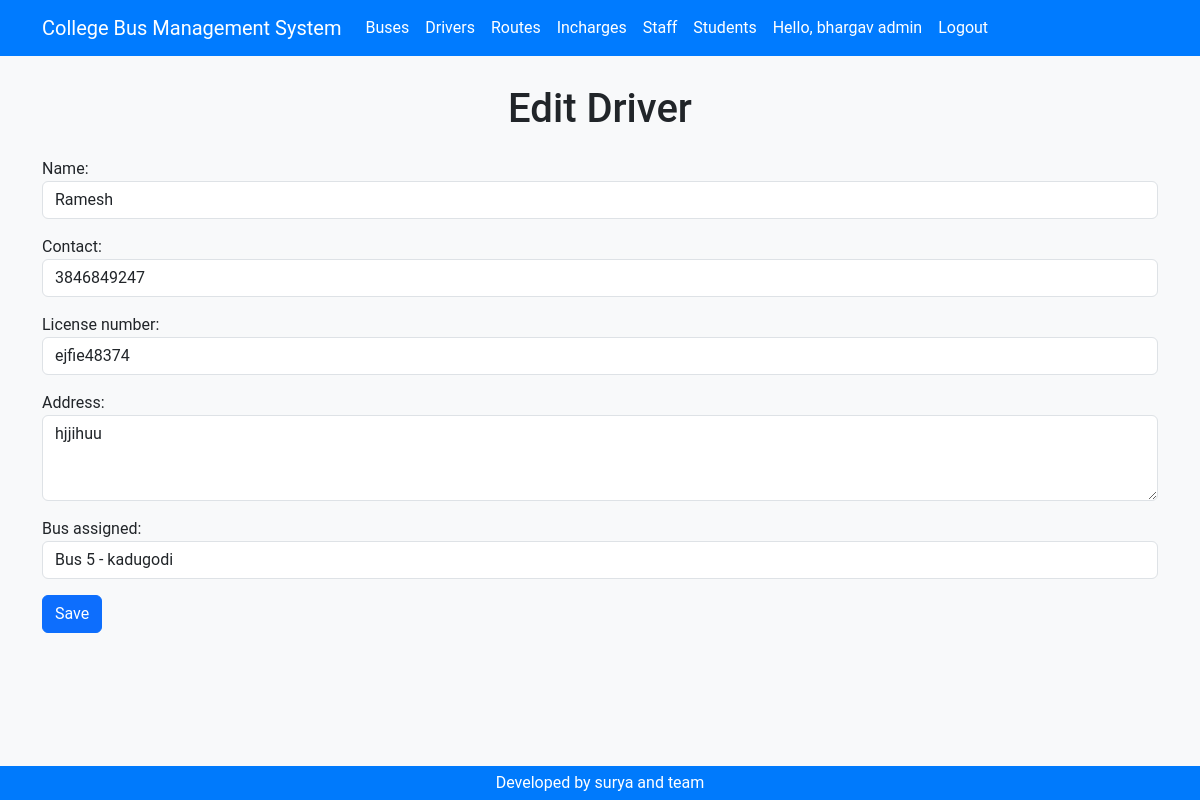
Page /drivers/4/edit/ (signed in) on the committed database.
### accounts/models.py (models this page shows, shortened)
class Profile(models.Model):
    USER_TYPES = (
        ('student', 'Student'),
        ('incharge', 'Incharge'),
        ('driver', 'Driver'),
        ('admin', 'Admin'),
    )
    user = models.OneToOneField(User, on_delete=models.CASCADE)
    user_type = models.CharField(max_length=10, choices=USER_TYPES)

### drivers/models.py (models this page shows, shortened)
class Driver(models.Model):
    name = models.CharField(max_length=100)
    contact = models.CharField(max_length=15)
    license_number = models.CharField(max_length=20, unique=True)
    address = models.TextField()
    bus_assigned = models.OneToOneField('buses.Buses', on_delete=models.SET_NULL, null=True, blank=True, related_name='driver')

### drivers/views.py (the view)
# urls.py: path('<int:pk>/edit/', views.driver_update, name='driver_update'),
@login_required
def driver_update(request, pk):
    if not request.user.profile.user_type in ['admin']:
        messages.error(request, 'You do not have admin permission to access this page.')
        return redirect('/drivers')  # Redirect to a relevant page
    driver = get_object_or_404(Driver, pk=pk)
    if request.method == 'POST':
        form = DriverForm(request.POST, instance=driver)
        if form.is_valid():
            form.save()
            return redirect('driver_detail', pk=pk)
    else:
        form = DriverForm(instance=driver)
    return render(request, 'drivers/driver_form.html', {'form': form})

### drivers/forms.py
class DriverForm(forms.ModelForm):
    class Meta:
        model = Driver
        fields = ['name', 'contact', 'license_number', 'address', 'bus_assigned']
        widgets = {
            'name': forms.TextInput(attrs={'class': 'form-control', 'placeholder': 'Enter driver name'}),
            'contact': forms.TextInput(attrs={'class': 'form-control', 'placeholder': 'Enter contact number'}),
            'license_number': forms.TextInput(attrs={'class': 'form-control', 'placeholder': 'Enter license number'}),
            'address': forms.Textarea(attrs={'class': 'form-control', 'placeholder': 'Enter address', 'rows': 3}),
            'bus_assigned': forms.Select(attrs={'class': 'form-control'}),
        }

### accounts/context_processors.py (called while the page is built)
def user_type(request):
    if request.user.is_authenticated:
        try:
            profile = Profile.objects.get(user=request.user)
            return {'user_type': profile.user_type}
        except Profile.DoesNotExist:
            return {'user_type': None}
    return {'user_type': None}

### buses/models.py (called while the page is built)
    def __str__(self):
        return f"Bus {self.bus_no} - {self.bus_route}"

### templates/drivers/driver_form.html (shortened to what this page needs)
{% load static %}
<!DOCTYPE html>
<html lang="en">
  <head>
    <link href="{% static 'css/bootstrap.min.css' %}" rel="stylesheet" />
    <link href="{% static 'css/styles.css' %}" rel="stylesheet" />
  </head>
  <body>
    {% include 'header.html' %}
    <div class="container mb-5">
      <h1 class="text-center mb-4">{{ form.instance.pk|yesno:'Edit Driver,Add New Driver' }}</h1>
      <form method="POST">
        <div class="mb-3">{{ form.as_p }}</div>
        <button type="submit" class="btn btn-primary">Save</button>
      </form>
    </div>
    {% include 'footer.html' %}
  </body>
</html>

### templates/header.html (shortened to what this page needs)
<header>
  <div class="header">
    <nav class="navbar navbar-expand-lg fixed-top myNav">
      <div class="container">
        {% if user.is_authenticated %}
          {% if user_type == 'admin' %}
            <a class="navbar-brand ms-auto" href="/accounts/admin/">College Bus Management System</a>
          {% elif user_type == 'driver' %}
            <a class="navbar-brand ms-auto" href="/accounts/driver/">College Bus Management System</a>
          {% elif user_type == 'incharge' %}
            <a class="navbar-brand ms-auto" href="/accounts/incharge/">College Bus Management System</a>
          {% elif user_type == 'student' %}
            <a class="navbar-brand ms-auto" href="/accounts/student/">College Bus Management System</a>
          {% endif %}
        {% else %}
          <a class="navbar-brand ms-auto" href="/accounts/login/">College Bus Management System</a>
        {% endif %}
        <div class="collapse navbar-collapse" id="navbarNav">
          <ul class="navbar-nav">
            <li class="nav-item">
              <a class="nav-link" href="/buses/">Buses</a>
            </li>
            <li class="nav-item">
              <a class="nav-link" href="/drivers/">Drivers</a>
            </li>
            <li class="nav-item">
              <a class="nav-link" href="/routes/">Routes</a>
            </li>
            <li class="nav-item">
              <a class="nav-link" href="/incharges/">Incharges</a>
            </li>
            <li class="nav-item">
              <a class="nav-link" href="/staff/">Staff</a>
            </li>
            <li class="nav-item">
              <a class="nav-link" href="/students/">Students</a>
            </li>
            {% if user.is_authenticated %}
              <li class="nav-item">
                <a class="nav-link" href="#">Hello, {{ user.username }} {{ user_type }}</a>
              </li>
              <li class="nav-item">
                <a class="nav-link" href="/accounts/logout">Logout</a>
              </li>
            {% endif %}
          </ul>
        </div>
      </div>
    </nav>
  </div>
</header>

### static/css/styles.css (style rules this page uses)
body { background-color: #f8f9fa; font-family: 'Roboto', sans-serif; padding-top: 70px; }
.myNav { background-color: #007bff; }
.myNav a { color: #fff; }
.header { display: block; margin-bottom: 15px; }

### rows in the picture
Profile: user_type "admin"
Driver: instance.pk "Edit Driver", name "Ramesh", contact "3846849247", license_number "ejfie48374", address "hjjihuu", bus_assigned "Bus 5 - kadugodi"

### other values in the picture
{{ user.username }} "bhargav"
